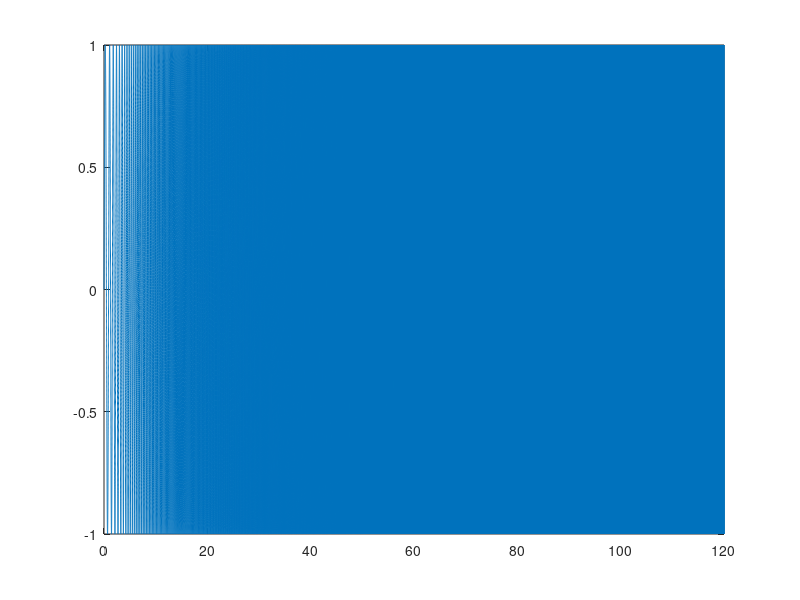

The MATLAB script that drew this image: (Note: this script raises an error after producing the figure.)

%% Constant
rad2deg = 180/pi;
deg2rad = 1/rad2deg;
hz2rps = 2*pi;
rps2hz = 1/hz2rps;

% pathSave = 'Skoll_SMI_31July2015';
% fileSave = fullfile(pathSave, 'test.mat');
fileSave = 'run_Run10.mat';
pointDefList = {NaN, 0, 10, 20}; % Predefined GVT nodes for Force, Accel1, and Accel2

% DAQ Setup - This is for the cDAQ Chasis with 9269 and 9229
chanOutNameList = {'DriveOut'};
chanOutNumList = [0];
chanInNameList = {'DriveIn', 'Force', 'Accel1', 'Accel2'};
chanInNumList = [0, 1, 2, 3];

% Define the Excitation
timeDuration_s = 120;
freqExcStart_Hz = 1;
freqExcEnd_Hz = 35;
phaseZero_deg = 0;
ampExcStart_V = 1;
ampExcEnd_V = 1;
ampExcOffset = 0;

% Create the Excitation
freqSample_Hz = 2000;
timeSample_s = 1/freqSample_Hz;
timeExc_s = [0 : timeSample_s : timeDuration_s]';

ampExc_V = ((ampExcEnd_V - ampExcStart_V) * (timeExc_s / timeDuration_s)) + ampExcStart_V;
% ampExc_V = ((ampExcStart_V - ampExcEnd_V)/2 * cos(pi * timeExc_s / timeDuration_s)) + (ampExcStart_V + ampExcEnd_V)/2;

freqExc_hz = ((freqExcEnd_Hz - freqExcStart_Hz) * (timeExc_s / (2 * timeDuration_s))) + freqExcStart_Hz;
signalExc = ampExcOffset + ampExc_V .* sin((freqExc_hz * hz2rps) .* timeExc_s + (phaseZero_deg * deg2rad));

figure; plot(timeExc_s, signalExc)

%%
devListObj = daq.getDevices;
daqSessionObj = daq.createSession('ni');

daqSessionObj.Rate = freqSample_Hz;

% Setup the DAQ Channels
daqSessionObj.addAnalogOutputChannel(devListObj(1).ID, chanOutNumList, 'Voltage');
daqSessionObj.addAnalogInputChannel(devListObj(2).ID, chanInNumList, 'Voltage');


%% Create the output signal

% Put the data in the output queue
queueOutputData(daqSessionObj, signalExc);

% Create listeners
lstnOutHandle = addlistener(daqSessionObj, 'DataRequired', @(src, event) src.queueOutputData(signalExc));
lstnInHandle = addlistener(daqSessionObj, 'DataAvailable', @plotData);
% fid1 = fopen('log.bin', 'a');
% lstnInHandle = addlistener(daqSessionObj, 'DataAvailable', @(src, event)logData(src, event, fid1));


%% Run the DAQ
prepare(daqSessionObj); pause(1);
[signalIn, timeIn_s] = startForeground(daqSessionObj);
% startBackground(daqSessionObj);


%% Cleanup
% save a file
save(fileSave, 'timeIn_s', 'signalIn', 'chanInNameList', 'pointDefList', '-mat');

% for indxSig = 1:length(chanInNameList)
%     assignin('base', chanInNameList{indxSig}, signalIn(:,indxSig)); 
% end


% Cleanup
delete(lstnOutHandle);
delete(lstnInHandle);
release(daqSessionObj)


%%
figure; plot(timeIn_s, signalIn);


%%
if 0

    freqSampleIn_Hz = round(1/mean(diff(timeIn_s)));
    winType = 'cosi'; smoothFactor = 9;
    [xxP, ~, freq] = PsdEst([signalIn(:,1), signalIn(:,2)], freqSampleIn_Hz, winType, smoothFactor);
%     [freq, gain_dB, phase_deg, xyC, xyT, xxP, yyP, xyP] = TransFunc(signalIn(:,1), signalIn(:,2), [], freqSampleIn_Hz, winType, smoothFactor);

    PsdPlot(freq, xxP, 'Hz');
%     PsdPlot(freq, [xxP, yyP], 'Hz');
    xlim([1, 100]); legend({'input_V'; 'Force_V'}, 'Interpreter', 'none')
    
%     BodePlot(freq, gain_dB, phase_deg, xyC);
%     xlim([1, 100]); legend({'input'; 'output'}, 'Interpreter', 'none')
    
end
